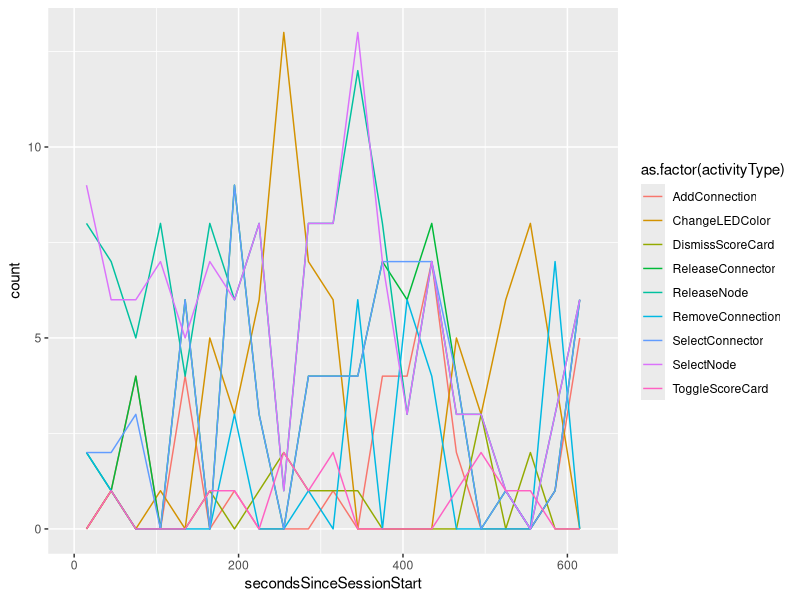
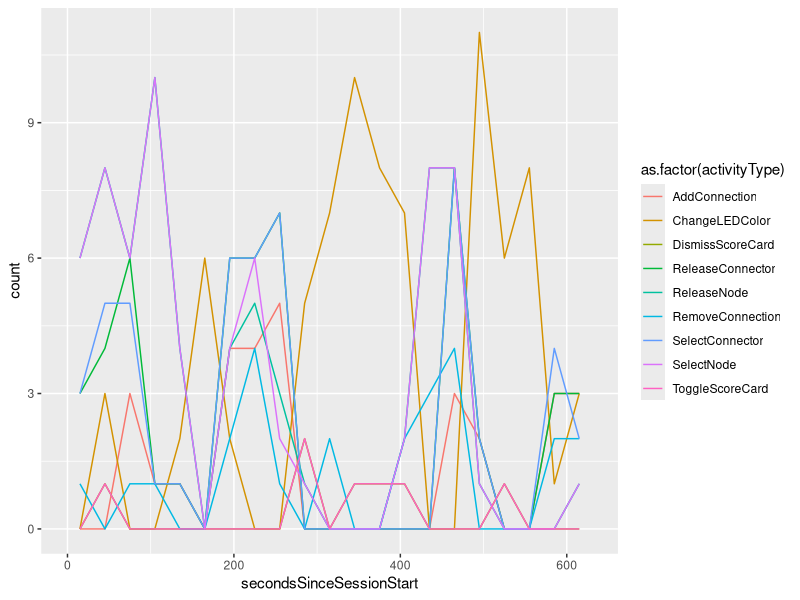

Here is the R script that generated these plots, in order:
# Required libraries
library(ggplot2)
library(plyr)
library(lubridate)

player13M <- read.csv(file="2013.12.10-01-actions.log.csv",
                      header=TRUE,
                      stringsAsFactors=FALSE)

player12M <- read.csv(file="2013.12.10-02-actions.log.csv",
                      header=TRUE,
                      stringsAsFactors=FALSE)

cleanData <- function(input) {
  input <- renameColumnHeaders(input)
  input["timestamp"] <- formatTimestamps(input[, "timestamp"])
  input <- excludeActivityTypesFromData(input)
  return(as.data.frame(input))
}

excludeActivityTypesFromData <- function(input) {
  output <- subset(input,
                   activityType != "StartTouch" &
                   activityType != "EndTouch")
  return(output)
}

formatTimestamps <- function(timestamps) {
  return(
    ymd_hms(timestamps)
  )
}

renameColumnHeaders <- function(input) {
  return(
    rename(input, c("time_stamp"              = "timestamp",
                    "sec_since_session_start" = "secondsSinceSessionStart",
                    "data"                    = "logData",
                    "screen_position"         = "screenPosition",
                    "X__class__"              = "activityType")
    )
  )
}

player13M <- cleanData(player13M)
player12M <- cleanData(player12M)

## Plots

activityTypeOverTime <- function(input) {
  p <- ggplot(aes(x = secondsSinceSessionStart),
              data = input)  
  p <- p + geom_line(aes(y = ..count..,
                    color = as.factor(activityType),
                    group = as.factor(activityType)), 
                stat="bin",
                binwidth=30,
                origin=0,
                right=FALSE)
  return(p)
}



p12M <- activityTypeOverTime(player12M)
p13M <- activityTypeOverTime(player13M)

print(p12M)
print(p13M)
